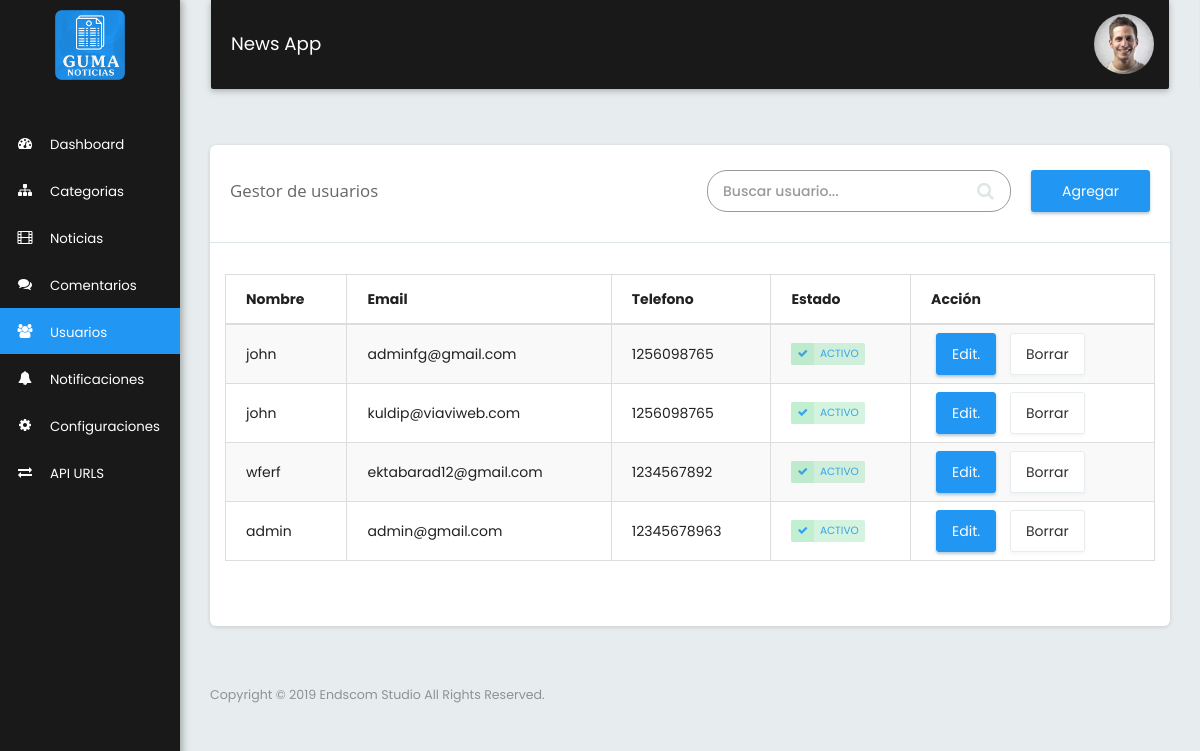
Page /manage_users.php (signed in) on the committed database.
### tables this page shows
CREATE TABLE `tbl_users` (
  `id` int(10) NOT NULL,
  `name` varchar(255) NOT NULL,
  `email` varchar(255) NOT NULL,
  `password` varchar(255) NOT NULL,
  `phone` varchar(255) DEFAULT NULL,
  `status` varchar(255) NOT NULL DEFAULT '1'
);

### manage_users.php (the view, shortened to what this page needs)
<?php include('includes/header.php');
	if(isset($_POST['user_search']))
	 {
		$user_qry="SELECT * FROM tbl_users WHERE tbl_users.name like '%".addslashes($_POST['search_value'])."%' or tbl_users.email like '%".addslashes($_POST['search_value'])."%' ORDER BY tbl_users.id DESC";
		$users_result=mysqli_query($mysqli,$user_qry);
	 }
	 else
	 {
							$limit = 15;
							$page=0;
							if($page){
								$start = ($page - 1) * $limit;
							}else{
								$start = 0;
								}
						 $users_qry="SELECT * FROM tbl_users
						 ORDER BY tbl_users.id DESC LIMIT $start, $limit";
							$users_result=mysqli_query($mysqli,$users_qry);
	 }
?>
 <div class="row">
      <div class="col-xs-12">
        <div class="card mrg_bottom">
          <div class="page_title_block">
            <div class="col-md-5 col-xs-12">
              <div class="page_title">Gestor de usuarios</div>
            </div>
            <div class="col-md-7 col-xs-12">
                  <div class="search_list">
                    <div class="search_block">
                      <form  method="post" action="">
                        <input class="form-control input-sm" placeholder="Buscar usuario..." aria-controls="DataTables_Table_0" type="search" name="search_value" required>
                        <button type="submit" name="user_search" class="btn-search"><i class="fa fa-search"></i></button>
                      </form>
                    </div>
                    <div class="add_btn_primary"> <a href="add_user.php?add">Agregar</a> </div>
                  </div>
            </div>
          </div>
          <div class="clearfix"></div>
          <div class="row mrg-top">
            <div class="col-md-12">
              <div class="col-md-12 col-sm-12">
              </div>
            </div>
          </div>
          <div class="col-md-12 mrg-top">
            <table class="table table-striped table-bordered table-hover">
              <thead>
                <tr>
                  <th>Nombre</th>
				  <th>Email</th>
				  <th>Telefono</th>
				  <th>Estado</th>
                  <th class="cat_action_list">Acción</th>
                </tr>
              </thead>
              <tbody>
              	<?php
						while($users_row=mysqli_fetch_array($users_result))
						{
				?>
                <tr>
                   <td><?php echo $users_row['name'];?></td>
		           <td><?php echo $users_row['email'];?></td>
		           <td><?php echo $users_row['phone'];?></td>
		            <td>
		          		<?php if($users_row['status']!="0"){?>
		              <a href="manage_users.php?status_deactive_id=<?php echo $users_row['id'];?>" title="Change Status"><span class="badge badge-success badge-icon"><i class="fa fa-check" aria-hidden="true"></i><span>Activo</span></span></a>
		              <?php }else{?>
		              <a href="manage_users.php?status_active_id=<?php echo $users_row['id'];?>" title="Change Status"><span class="badge badge-danger badge-icon"><i class="fa fa-check" aria-hidden="true"></i><span>Inactivo </span></span></a>
		              <?php }?>
              		</td>
                   <td><a href="add_user.php?user_id=<?php echo $users_row['id'];?>" class="btn btn-primary">Edit.</a>
                    <a href="manage_users.php?user_id=<?php echo $users_row['id'];?>" onclick="return confirm('Esta seguro que Quiere eliminar este usuario?');" class="btn btn-default">Borrar</a></td>
                </tr>
               <?php
						}
			   ?>
              </tbody>
            </table>
          </div>
          <div class="col-md-12 col-xs-12">
            <div class="pagination_item_block">
            </div>
          </div>
          <div class="clearfix"></div>
        </div>
      </div>
    </div>
<?php include('includes/footer.php');?>

### includes/header.php (shortened to what this page needs)
<?php include("includes/connection.php");
      $currentFile = $_SERVER["SCRIPT_NAME"];
      $parts = Explode('/', $currentFile);
      $currentFile = $parts[count($parts) - 1];
?>
<!DOCTYPE html>
<html>
<head>
<link rel="stylesheet" type="text/css" href="assets/css/vendor.css">
<link rel="stylesheet" type="text/css" href="assets/css/flat-admin.css">
<link rel="stylesheet" type="text/css" href="assets/css/theme/blue-sky.css">
<link rel="stylesheet" type="text/css" href="assets/css/theme/blue.css">
<link rel="stylesheet" type="text/css" href="assets/css/theme/red.css">
<link rel="stylesheet" type="text/css" href="assets/css/theme/yellow.css">
</head>
<body>
<div class="app app-default">
  <aside class="app-sidebar" id="sidebar">
    <div class="sidebar-header"> <a class="sidebar-brand" href="home.php"><img src="images/<?php echo APP_LOGO;?>" alt="app logo" /></a>
    </div>
    <div class="sidebar-menu">
      <ul class="sidebar-nav">
        <li <?php if($currentFile=="home.php"){?>class="active"<?php }?>> <a href="home.php">
          <div class="icon"> <i class="fa fa-dashboard" aria-hidden="true"></i> </div>
          <div class="title">Dashboard</div>
          </a>
        </li>
        <li <?php if($currentFile=="manage_category.php" or $currentFile=="add_category.php"){?>class="active"<?php }?>> <a href="manage_category.php">
          <div class="icon"> <i class="fa fa-sitemap" aria-hidden="true"></i> </div>
          <div class="title">Categorias</div>
          </a>
        </li>
        <li <?php if($currentFile=="manage_news.php" or $currentFile=="add_news.php" or $currentFile=="edit_news.php" or $currentFile=="comments_news.php"){?>class="active"<?php }?>> <a href="manage_news.php">
          <div class="icon"> <i class="fa fa-film" aria-hidden="true"></i> </div>
          <div class="title">Noticias</div>
          </a>
        </li>
		 <li <?php if($currentFile=="manage_comments.php"){?>class="active"<?php }?>> <a href="manage_comments.php">
          <div class="icon"> <i class="fa fa-comments" aria-hidden="true"></i> </div>
          <div class="title">Comentarios</div>
          </a>
        </li>
		<li <?php if($currentFile=="manage_users.php" or $currentFile=="add_user.php"){?>class="active"<?php }?>> <a href="manage_users.php">
          <div class="icon"> <i class="fa fa-users" aria-hidden="true"></i> </div>
          <div class="title">Usuarios</div>
          </a>
        </li>
        <li <?php if($currentFile=="send_notification.php"){?>class="active"<?php }?>> <a href="send_notification.php">
          <div class="icon"> <i class="fa fa-bell" aria-hidden="true"></i> </div>
          <div class="title">Notificaciones</div>
          </a>
        </li>
        <li <?php if($currentFile=="settings.php"){?>class="active"<?php }?>> <a href="settings.php">
          <div class="icon"> <i class="fa fa-cog" aria-hidden="true"></i> </div>
          <div class="title">Configuraciones</div>
          </a>
        </li>
        <?php if(file_exists('api.php')){?>
        <li <?php if($currentFile=="api_urls.php"){?>class="active"<?php }?>> <a href="api_urls.php">
          <div class="icon"> <i class="fa fa-exchange" aria-hidden="true"></i> </div>
          <div class="title">API URLS</div>
          </a>
        </li>
        <?php }?>
      </ul>
    </div>
  </aside>
  <div class="app-container">
    <nav class="navbar navbar-default" id="navbar">
      <div class="container-fluid">
        <div class="navbar-collapse collapse in">
          <ul class="nav navbar-nav navbar-left">
            <li class="navbar-title"><?php echo APP_NAME;?></li>
          </ul>
          <ul class="nav navbar-nav navbar-right">
            <li class="dropdown profile"> <a href="profile.php" class="dropdown-toggle" data-toggle="dropdown"> <?php if(PROFILE_IMG){?>
                  <img class="profile-img" src="images/<?php echo PROFILE_IMG;?>">
                <?php }else{?>
                  <img class="profile-img" src="assets/images/profile.png">
                <?php }?>
              </a>
            </li>
          </ul>
        </div>
      </div>
    </nav>

### includes/footer.php (shortened to what this page needs)
<footer class="app-footer">
      <div class="row">
        <div class="col-xs-12">
          <div class="footer-copyright">Copyright © <?php echo date('Y');?> Endscom Studio All Rights Reserved.</div>
        </div>
      </div>
    </footer>
  </div>
</div>
<link rel="stylesheet" href="//code.jquery.com/ui/1.12.1/themes/base/jquery-ui.css">
</body>
</html>

### rows in the picture
tbl_users: name "john", email "adminfg@gmail.com", phone "1256098765"
tbl_users: name "john", email "kuldip@viaviweb.com", phone "1256098765"
tbl_users: name "wferf", email "ektabarad12@gmail.com", phone "1234567892"
tbl_users: name "admin", email "admin@gmail.com", phone "12345678963"

### other values in the picture
APP_NAME "News App"
